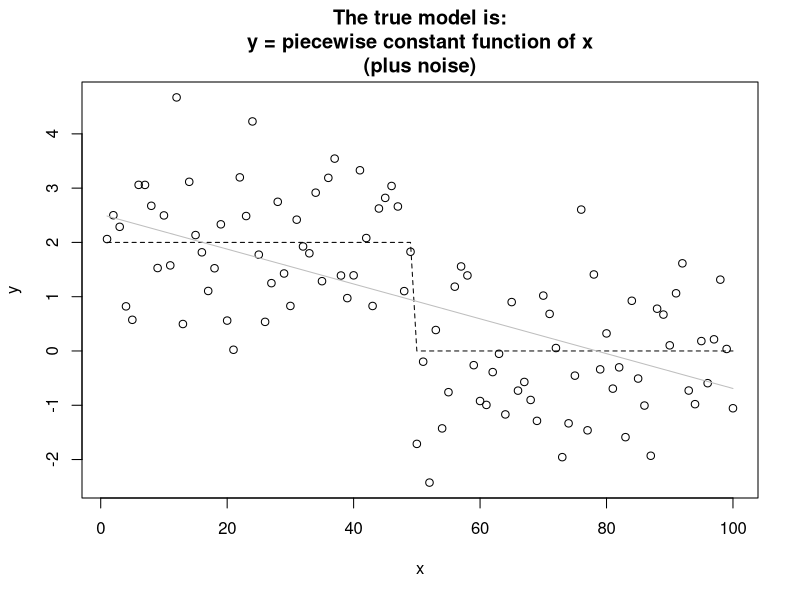
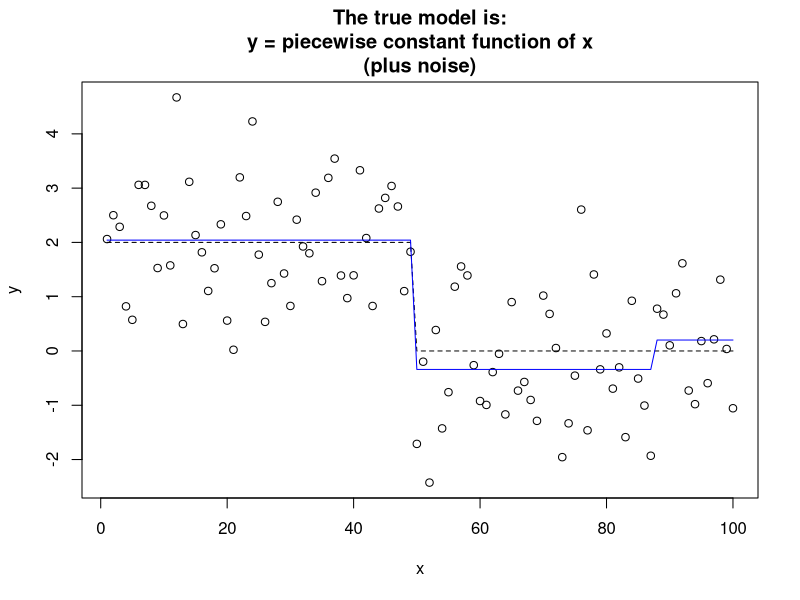
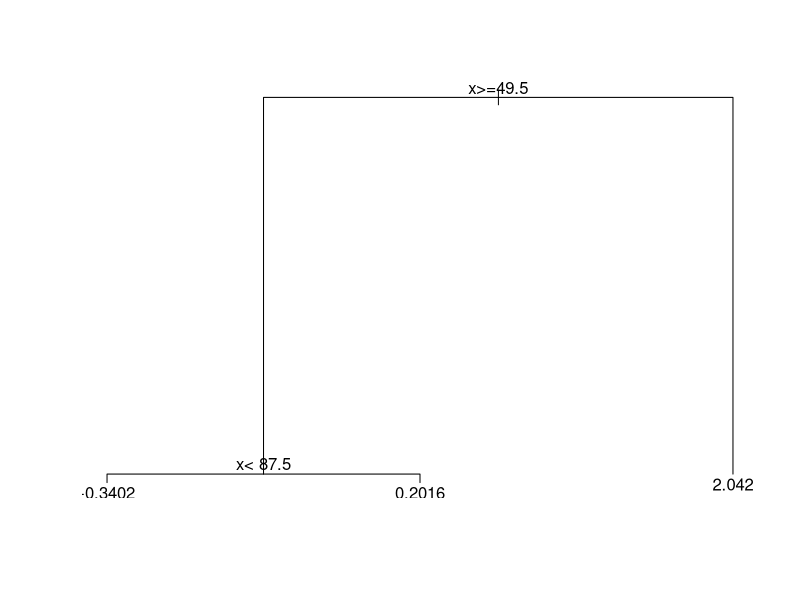
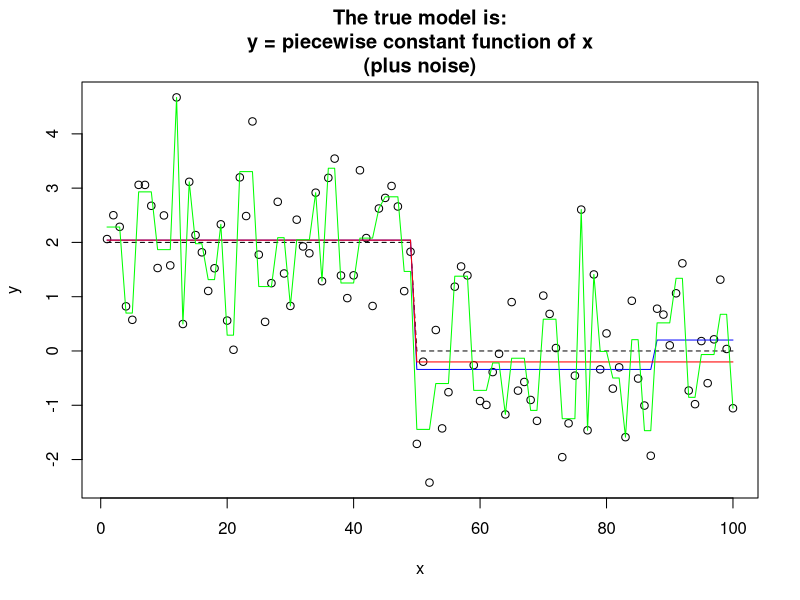

R code for these plots, in order:
# Outcomes
#
# 1. Apply recursive partitioning (tree) models
# 2. Identify and assess when a model might be overfitting
# 3. Assess and compare different models
#
# Announcements
# (small) assignment on modeling due Monday

# References
# https://cran.r-project.org/web/packages/rpart/vignettes/longintro.pdf

# Starting with simulated data, then on to real data.

n = 100
x = seq(n)
true_model = function(x){
    x_lt50 = x < 50
    out = rep(0, length(x))
    out[x_lt50] = out[x_lt50] + 2
    out
}
y = true_model(x) + rnorm(n)

plot(x, y, main = "The true model is:\ny = piecewise constant function of x\n(plus noise)")
lines(x, true_model(x), lty = 2)

# For reference, here's the standard linear model
d = data.frame(x = x, y = y)
fit_lm = lm(y ~ x, data = d)
lines(x, predict(fit_lm), col = "grey")


# Let's fit this model using recursive partitioning (decision trees)
library(rpart)


fit_default = rpart(y ~ x, data = d)

fit_default 

plot(x, y, main = "The true model is:\ny = piecewise constant function of x\n(plus noise)")
lines(x, true_model(x), lty = 2)
lines(d$x, predict(fit_default), col = "blue")

plot(fit_default)
text(fit_default)

# 123 GO: Did it find the true model?

# The standard linear model has exactly 1 line of best fit.
# In contrast, rpart has __tuning parameters__ options you control
# to determine exactly how it fits.

# Start with the defaults, and go from there.
?rpart.control

# What does minbucket do?

# What does parsimonious mean?
fit_parsimonious = rpart(y ~ x, data = d, minbucket = 30)

# Let's try to make one that badly overfits.
fit_overfit = rpart(y ~ x, data = d, minsplit = 4, cp = 0.0001)

plot(x, y, main = "The true model is:\ny = piecewise constant function of x\n(plus noise)")
lines(x, true_model(x), lty = 2)
lines(d$x, predict(fit_default), col = "blue")
lines(d$x, predict(fit_parsimonious), col = "red")
lines(d$x, predict(fit_overfit), col = "green")

# Which model will have the smallest error on the existing values?

# Let's compare the performance of these models on new data from the true model
d2 = data.frame(x, y = true_model(x) + rnorm(n))

# The average squared error.
mean((predict(fit_lm, d2) - d2$y)^2)

avg_least_squares = function(fit, data = d2){
    mean((predict(fit, data) - data$y)^2)
}

models = list(fit_lm, fit_default, fit_parsimonious, fit_overfit)
names(models) = c("linear", "default rpart", "parsimonious rpart", "way overfit rpart")

lapply(models, avg_least_squares)

# This evaluation relied on having new data.
# How can we have "new data" if we just have one data set, and the model is unknown?
